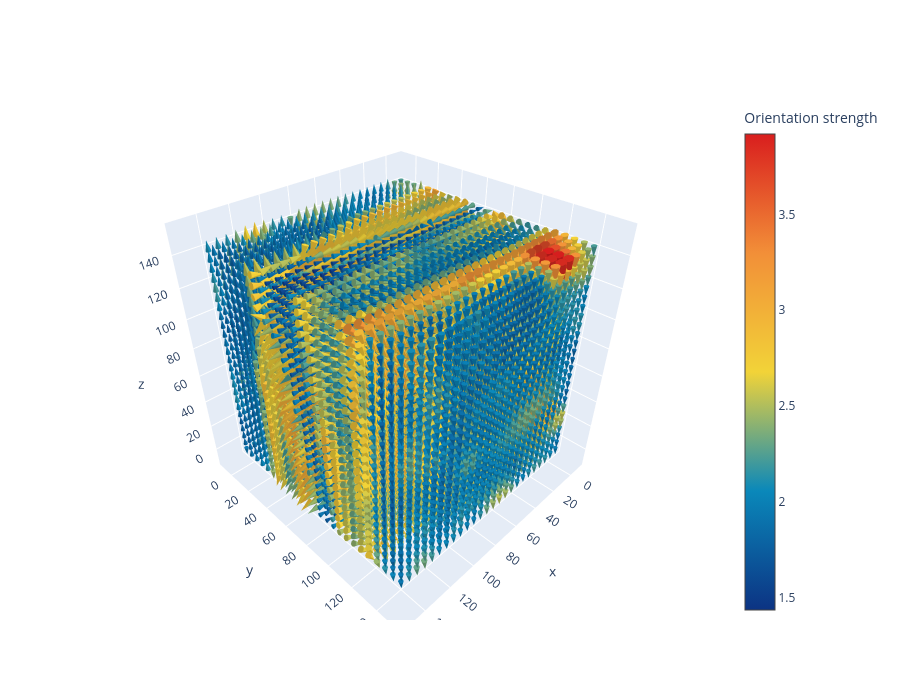

Here is the notebook cell this chart was saved with:
### Markdown cell above
### Example 1: Dense Sampling

First, let's visualize the vector field with relatively dense sampling to capture fine details of the orientation structure.

### Code cell
fig = qim3d.viz.vector_field_3d(vec, val, sampling_step=6, max_cones=50000, cone_size=2, verbose=False)
fig.show()

### Figure 1 — Plotly figure (JSON) as saved in the notebook; plotly's stock layout.template omitted (floating-point values rounded to 4 significant figures; data arrays with more than 128 entries replaced by an {"elided": "..."} marker saying what was removed)
{"data": [{"cmax": 3.919, "cmin": 1.435, "colorbar": {"title": {"text": "Orientation strength"}}, "colorscale": [[0, "rgb(12,51,131)"], [0.25, "rgb(10,136,186)"], [0.5, "rgb(242,211,56)"], [0.75, "rgb(242,143,56)"], [1, "rgb(217,30,30)"]], "sizemode": "scaled", "sizeref": 2, "type": "cone", "u": {"elided": "15625 float values"}, "v": {"elided": "15625 float values"}, "w": {"elided": "15625 float values"}, "x": {"elided": "15625 int values"}, "y": {"elided": "15625 int values"}, "z": {"elided": "15625 int values"}}], "layout": {"height": 700, "width": 900}}
